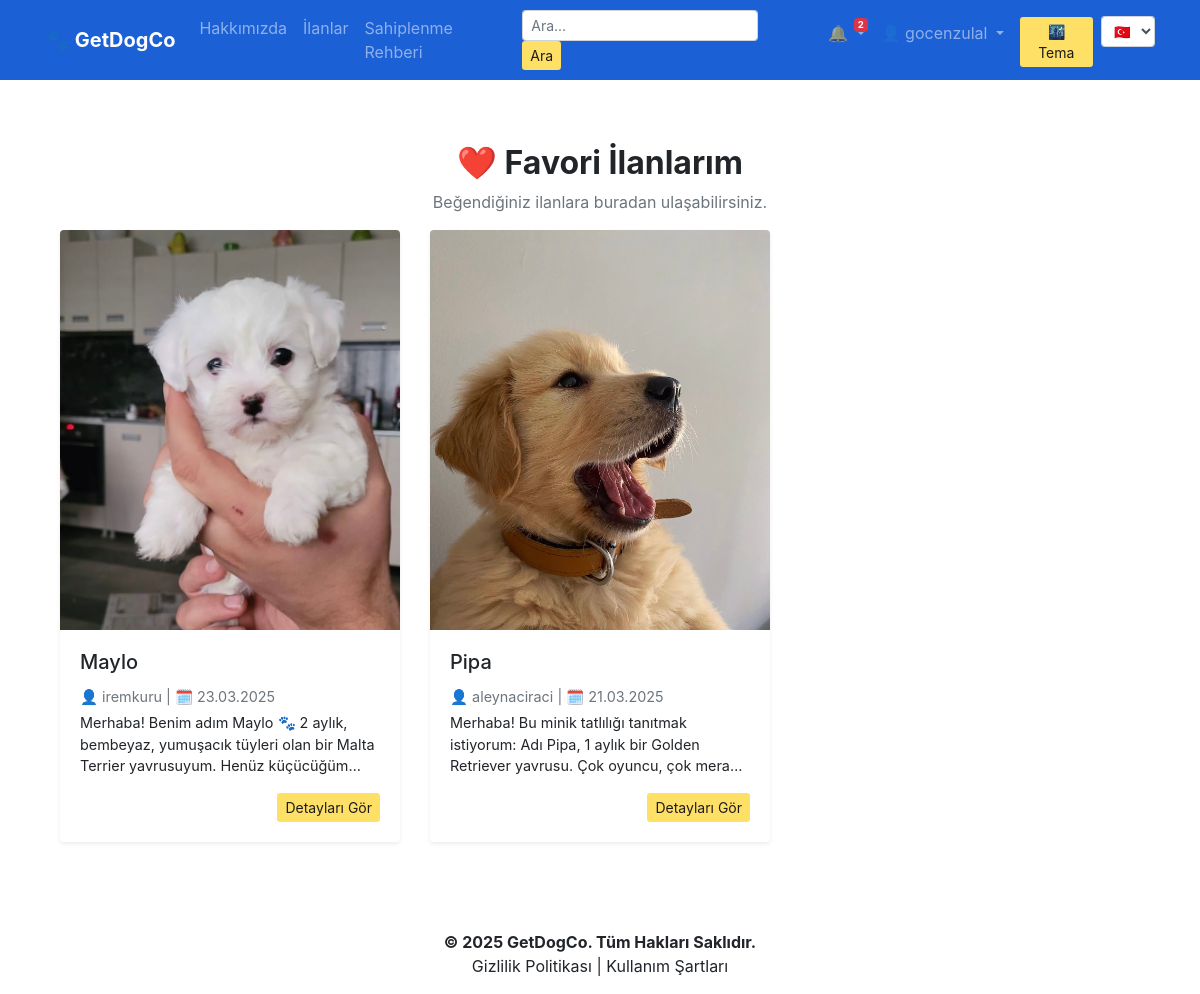
Page /tr/my-favorites/ (signed in) on the committed database.
### getdogco/models.py (models this page shows, shortened)
class Favorite(models.Model):
    user = models.ForeignKey("auth.User", on_delete=models.CASCADE, verbose_name="Kullanıcı")
    post = models.ForeignKey("DogAdoptionPost", on_delete=models.CASCADE, verbose_name="İlan")
    created_at = models.DateTimeField(auto_now_add=True)
    class Meta:
        unique_together = ('user', 'post')

class DogAdoptionPost(models.Model):
    owner = models.ForeignKey("auth.User", on_delete=models.CASCADE, verbose_name="Sahiplenen Kullanıcı")
    title = models.CharField(max_length=100, verbose_name="İlan Başlığı")
    description = RichTextField(verbose_name="Açıklama")
    breed = models.CharField(max_length=50, verbose_name="Köpek Irkı")
    age = models.IntegerField(verbose_name="Köpek Yaşı")
    location = models.CharField(max_length=100, verbose_name="Konum")
    created_date = models.DateTimeField(auto_now_add=True, verbose_name="Oluşturulma Tarihi")
    dog_image = models.ImageField(upload_to='dog_images/', blank=True, null=True, verbose_name="Köpek Fotoğrafı")
    class Meta:
        ordering = ['-created_date']

### getdogco/views.py (the view)
# urls.py: path('my-favorites/', views.my_favorites, name='my_favorites'),
@login_required
def my_favorites(request):
    favorites = Favorite.objects.filter(user=request.user).select_related('post')
    return render(request, 'favorites.html', {'favorites': favorites})

### templates/favorites.html
{% extends "layout.html" %}
{% load i18n %}
{% block body %}
<div class="container mt-0">
  <div class="text-center mb-2">
    <h2 class="font-weight-bold">❤️ {% trans "Favori İlanlarım" %}</h2>
    <p class="text-muted">{% trans "Beğendiğiniz ilanlara buradan ulaşabilirsiniz." %}</p>
  </div>
  {% if favorites %}
    <div class="row">
      {% for fav in favorites %}
        <div class="col-md-6 col-lg-4 mb-4">
          <div class="card h-100 shadow-sm border-0">
            {% if fav.post.dog_image %}
              <a href="{% url 'getdogco:post_detail' fav.post.id %}">
                <img src="{{ fav.post.dog_image.url }}" class="card-img-top" alt="{{ fav.post.title }}">
              </a>
            {% endif %}
            <div class="card-body d-flex flex-column">
              <h5 class="card-title">{{ fav.post.title }}</h5>
              <p class="card-text text-muted small mb-1">
                👤 {{ fav.post.owner.username }} | 🗓️ {{ fav.post.created_date|date:"d.m.Y" }}
              </p>
              <p class="card-text">{{ fav.post.description|truncatewords:25 }}</p>
              <div class="mt-auto text-right">
                <a href="{% url 'getdogco:post_detail' fav.post.id %}" class="btn btn-yellow-custom btn-sm">
                  {% trans "Detayları Gör" %}
                </a>
              </div>
            </div>
          </div>
        </div>
      {% endfor %}
    </div>
  {% else %}
    <div class="alert alert-info text-center">
      {% trans "Henüz favori ilanınız yok." %}
      <a href="{% url 'getdogco:list_posts' %}" class="alert-link">{% trans "İlanlara göz atın!" %}</a>
    </div>
  {% endif %}
</div>
{% endblock %}

### templates/layout.html (shortened to what this page needs)
<!DOCTYPE html>
{% load static i18n %}
<html lang="{{ LANGUAGE_CODE }}">
<head>
  <link rel="stylesheet" href="https://stackpath.bootstrapcdn.com/bootstrap/4.5.2/css/bootstrap.min.css">
  <link rel="stylesheet" href="{% static 'css/style.css' %}?v=2.0">
</head>
<body class="d-flex flex-column min-vh-100">
  <nav class="navbar navbar-expand-md navbar-dark" style="background-color:rgb(28, 96, 214) !important;">
    <div class="container">
      <a class="navbar-brand font-weight-bold" href="/">🐾 GetDogCo</a>
      <div class="collapse navbar-collapse" id="navbarCollapse">
        <ul class="navbar-nav mr-auto">
          <li class="nav-item"><a class="nav-link" href="/about">{% trans "Hakkımızda" %}</a></li>
          <li class="nav-item"><a class="nav-link" href="{% url 'getdogco:list_posts' %}">{% trans "İlanlar" %}</a></li>
          <li class="nav-item"><a class="nav-link" href="{% url 'getdogco:adoption_guide' %}">{% trans "Sahiplenme Rehberi" %}</a></li>
        </ul>
        <form method="GET" action="{% url 'getdogco:list_posts' %}" class="form-inline my-2 my-md-0 mr-md-3">
          <input class="form-control form-control-sm mr-2" type="search" name="keyword" placeholder="{% trans 'Ara...' %}" aria-label="{% trans 'Ara' %}">
          <button class="btn btn-sm btn-yellow-custom" type="submit">{% trans "Ara" %}</button>
        </form>
        <ul class="navbar-nav">
          {% if request.user.is_authenticated %}
            <li class="nav-item dropdown">
              <a class="nav-link dropdown-toggle position-relative" href="#" id="notificationDropdown" role="button" data-toggle="dropdown">
                🔔 <span class="badge badge-danger position-absolute" style="top: 5px; right: 5px; font-size: 0.6rem;">2</span>
              </a>
            </li>
            <li class="nav-item dropdown">
              <a class="nav-link dropdown-toggle" href="#" id="userDropdown" role="button" data-toggle="dropdown">
                👤 {{ request.user.username }}
              </a>
            </li>
          {% else %}
            <li class="nav-item"><a class="nav-link" href="{% url 'getdogco:login' %}">{% trans "Giriş Yap" %}</a></li>
            <li class="nav-item"><a class="nav-link" href="{% url 'getdogco:register' %}">{% trans "Kayıt Ol" %}</a></li>
          {% endif %}
          <li class="nav-item">
            <button onclick="toggleDarkMode()" id="darkModeBtn" class="btn btn-sm ml-2 btn-yellow-custom" style="margin-top: 4px;">
              🌃 {% trans "Tema" %}
            </button>
          </li>
          <li class="nav-item ml-2" style="margin-top: 3px;">
            <form action="{% url 'set_language' %}" method="post">
              <select name="language" onchange="this.form.submit()" class="form-control form-control-sm">
                <option value="tr" {% if LANGUAGE_CODE == 'tr' %}selected{% endif %}>🇹🇷</option>
              </select>
            </form>
          </li>
        </ul>
      </div>
    </div>
  </nav>
  <main class="flex-fill">
    <div class="container mt-3 pt-5 mb-5">
      {% block body %}
      {% endblock body %}
    </div>
  </main>
  <footer class="text-center py-3" style="background-color: #ffffff; color: #212529;">
    <p class="mb-0 font-weight-bold">© 2025 GetDogCo. {% trans "Tüm Hakları Saklıdır." %}</p>
    <p class="mb-0">{% trans "Gizlilik Politikası" %} | {% trans "Kullanım Şartları" %}</p>
  </footer>
</body>
</html>

### static/css/style.css (style rules this page uses)
.btn-yellow-custom { background-color: #ffe066; color: #1c1c1c; border: none; transition: background-color 0.3s ease; }
.card-img-top { height: 400px; object-fit: cover; object-position: top center; background-color: #f7f7f7; border-top-left-radius: 0.25rem; border-top-right-radius: 0.25rem; }
.card.h-100 { max-height: 800px; display: flex; flex-direction: column; }
.card-text { font-size: 0.9rem; overflow: hidden; text-overflow: ellipsis; display: -webkit-box; -webkit-line-clamp: 3; -webkit-box-orient: vertical; }
html, body { height: 100%; margin: 0; }
body { display: flex; flex-direction: column; min-height: 100vh; }
main.flex-fill { flex: 1; }

### rows in the picture
Favorite: post.dog_image (picture), post "Maylo", post.owner.username "iremkuru", post.created_date "23.03.2025", post.description "Merhaba! Benim adım Maylo 🐾 2 aylık, bembeyaz, yumuşacık tüyleri olan bir Malta Terrier yavrusuyum. Henüz…"
Favorite: post.dog_image (picture), post "Pipa", post.owner.username "aleynaciraci", post.created_date "21.03.2025", post.description "Merhaba! Bu minik tatlılığı tanıtmak istiyorum: Adı Pipa, 1 aylık bir Golden Retriever yavrusu. Çok oyuncu, çok…"

### other values in the picture
{{ request.user.username }} "gocenzulal"
